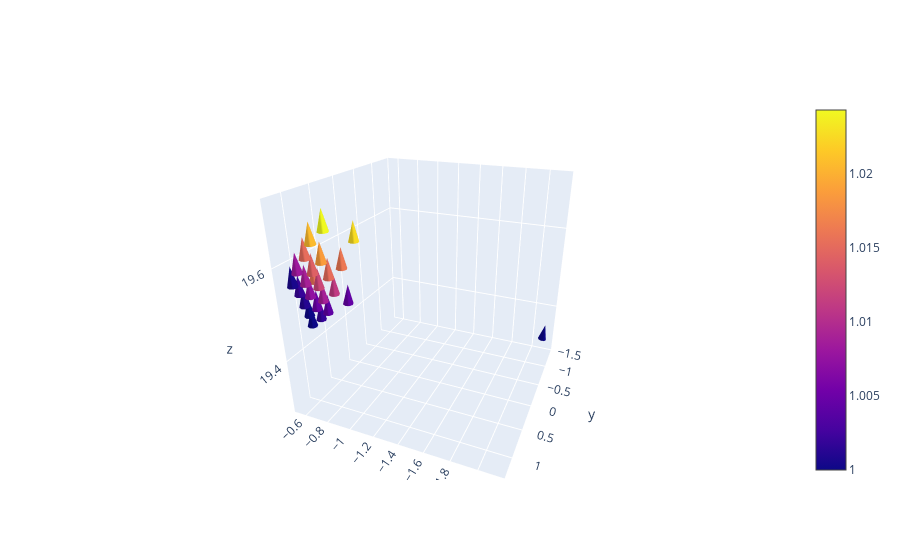

The notebook cell saved with this chart:
### Code cell
import plotly.graph_objects as go

fig = go.Figure(data=go.Cone(x=locpred[:,0], y=locpred[:,1], z=locpred[:,2], u=anglepred[:,0], v=anglepred[:,1], w=anglepred[:,2], 
                             sizemode="absolute", sizeref=2))

fig.update_layout(scene_camera_eye=dict(x=-0.76, y=1.8, z=0.92))

fig.show()
